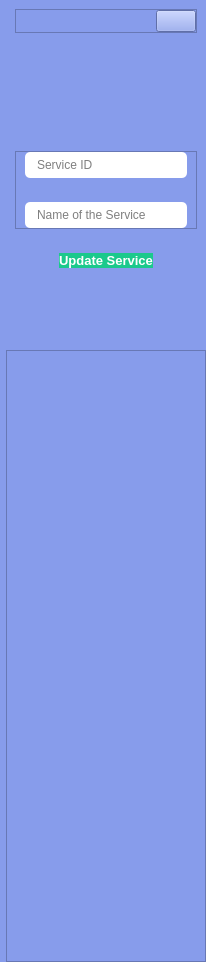
     <widget class="QCustomSlideMenu" name="updateServicesMenu" native="true">
      <property name="minimumSize">
       <size>
        <width>0</width>
        <height>658</height>
       </size>
      </property>
      <property name="maximumSize">
       <size>
        <width>0</width>
        <height>16777215</height>
       </size>
      </property>
      <property name="styleSheet">
       <string notr="true">background-color: #879CEB;</string>
      </property>
      <layout class="QVBoxLayout" name="verticalLayout_117">
       <property name="spacing">
        <number>0</number>
       </property>
       <property name="leftMargin">
        <number>6</number>
       </property>
       <property name="topMargin">
        <number>0</number>
       </property>
       <property name="rightMargin">
        <number>0</number>
       </property>
       <property name="bottomMargin">
        <number>0</number>
       </property>
       <item>
        <widget class="QWidget" name="widget_44" native="true">
         <property name="minimumSize">
          <size>
           <width>200</width>
           <height>350</height>
          </size>
         </property>
         <property name="styleSheet">
          <string notr="true">background-color: #879CEB;</string>
         </property>
         <layout class="QVBoxLayout" name="verticalLayout_118">
          <property name="spacing">
           <number>24</number>
          </property>
          <property name="bottomMargin">
           <number>0</number>
          </property>
          <item>
           <widget class="QFrame" name="frame_92">
            <property name="sizePolicy">
             <sizepolicy hsizetype="Preferred" vsizetype="Fixed">
              <horstretch>0</horstretch>
              <verstretch>0</verstretch>
             </sizepolicy>
            </property>
            <property name="styleSheet">
             <string notr="true">background-color: #879CEB;</string>
            </property>
            <property name="frameShape">
             <enum>QFrame::StyledPanel</enum>
            </property>
            <property name="frameShadow">
             <enum>QFrame::Raised</enum>
            </property>
            <layout class="QHBoxLayout" name="horizontalLayout_74">
             <property name="spacing">
              <number>0</number>
             </property>
             <property name="leftMargin">
              <number>0</number>
             </property>
             <property name="topMargin">
              <number>0</number>
             </property>
             <property name="rightMargin">
              <number>0</number>
             </property>
             <property name="bottomMargin">
              <number>0</number>
             </property>
             <item alignment="Qt::AlignRight">
              <widget class="QPushButton" name="closeUpdateService">
               <property name="text">
                <string/>
               </property>
               <property name="icon">
                <iconset>
                 <normaloff>../SSIS v@/Resource/closeIcon.png</normaloff>../SSIS v@/Resource/closeIcon.png</iconset>
               </property>
               <property name="iconSize">
                <size>
                 <width>24</width>
                 <height>24</height>
                </size>
               </property>
              </widget>
             </item>
            </layout>
           </widget>
          </item>
          <item alignment="Qt::AlignHCenter">
           <widget class="QLabel" name="label_37">
            <property name="minimumSize">
             <size>
              <width>70</width>
              <height>70</height>
             </size>
            </property>
            <property name="maximumSize">
             <size>
              <width>70</width>
              <height>70</height>
             </size>
            </property>
            <property name="text">
             <string/>
            </property>
            <property name="pixmap">
             <pixmap>resource/truck.svg</pixmap>
            </property>
            <property name="scaledContents">
             <bool>true</bool>
            </property>
           </widget>
          </item>
          <item>
           <widget class="QFrame" name="frame_93">
            <property name="frameShape">
             <enum>QFrame::StyledPanel</enum>
            </property>
            <property name="frameShadow">
             <enum>QFrame::Raised</enum>
            </property>
            <layout class="QVBoxLayout" name="verticalLayout_119">
             <property name="spacing">
              <number>24</number>
             </property>
             <property name="topMargin">
              <number>0</number>
             </property>
             <property name="bottomMargin">
              <number>0</number>
             </property>
             <item>
              <widget class="QLineEdit" name="updateServiceID">
               <property name="font">
                <font>
                 <kerning>false</kerning>
                </font>
               </property>
               <property name="mouseTracking">
                <bool>true</bool>
               </property>
               <property name="styleSheet">
                <string notr="true">QLineEdit {
	background-color: #FFFFFF;
	padding: 5px 10px;
	border-radius: 5px;
}</string>
               </property>
               <property name="text">
                <string/>
               </property>
               <property name="frame">
                <bool>true</bool>
               </property>
               <property name="placeholderText">
                <string>Service ID</string>
               </property>
              </widget>
             </item>
             <item>
              <widget class="QLineEdit" name="updateServiceName">
               <property name="font">
                <font>
                 <kerning>false</kerning>
                </font>
               </property>
               <property name="mouseTracking">
                <bool>true</bool>
               </property>
               <property name="styleSheet">
                <string notr="true">QLineEdit {
	background-color: #FFFFFF;
	padding: 5px 10px;
	border-radius: 5px;
}</string>
               </property>
               <property name="text">
                <string/>
               </property>
               <property name="frame">
                <bool>true</bool>
               </property>
               <property name="placeholderText">
                <string>Name of the Service</string>
               </property>
              </widget>
             </item>
            </layout>
           </widget>
          </item>
          <item alignment="Qt::AlignHCenter">
           <widget class="QPushButton" name="updateServicesBtn">
            <property name="font">
             <font>
              <pointsize>10</pointsize>
              <bold>true</bold>
              <strikeout>false</strikeout>
             </font>
            </property>
            <property name="cursor">
             <cursorShape>PointingHandCursor</cursorShape>
            </property>
            <property name="styleSheet">
             <string notr="true">	background-color: #1bc98c;
	border-radius: 10px;
	color: #FFFFFF;
</string>
            </property>
            <property name="text">
             <string>Update Service</string>
            </property>
           </widget>
          </item>
          <item>
           <spacer name="verticalSpacer_51">
            <property name="orientation">
             <enum>Qt::Vertical</enum>
            </property>
            <property name="sizeHint" stdset="0">
             <size>
              <width>20</width>
              <height>40</height>
             </size>
            </property>
           </spacer>
          </item>
         </layout>
        </widget>
       </item>
       <item>
        <widget class="QFrame" name="frame_94">
         <property name="styleSheet">
          <string notr="true">background-color: #879CEB;</string>
         </property>
         <property name="frameShape">
          <enum>QFrame::StyledPanel</enum>
         </property>
         <property name="frameShadow">
          <enum>QFrame::Raised</enum>
         </property>
         <layout class="QVBoxLayout" name="verticalLayout_120">
          <property name="spacing">
           <number>0</number>
          </property>
          <property name="leftMargin">
           <number>0</number>
          </property>
          <property name="topMargin">
           <number>0</number>
          </property>
          <property name="rightMargin">
           <number>0</number>
          </property>
          <property name="bottomMargin">
           <number>0</number>
          </property>
          <item>
           <spacer name="verticalSpacer_52">
            <property name="orientation">
             <enum>Qt::Vertical</enum>
            </property>
            <property name="sizeHint" stdset="0">
             <size>
              <width>20</width>
              <height>305</height>
             </size>
            </property>
           </spacer>
          </item>
          <item>
           <spacer name="verticalSpacer_53">
            <property name="orientation">
             <enum>Qt::Vertical</enum>
            </property>
            <property name="sizeHint" stdset="0">
             <size>
              <width>20</width>
              <height>305</height>
             </size>
            </property>
           </spacer>
          </item>
         </layout>
        </widget>
       </item>
      </layout>
     </widget>
